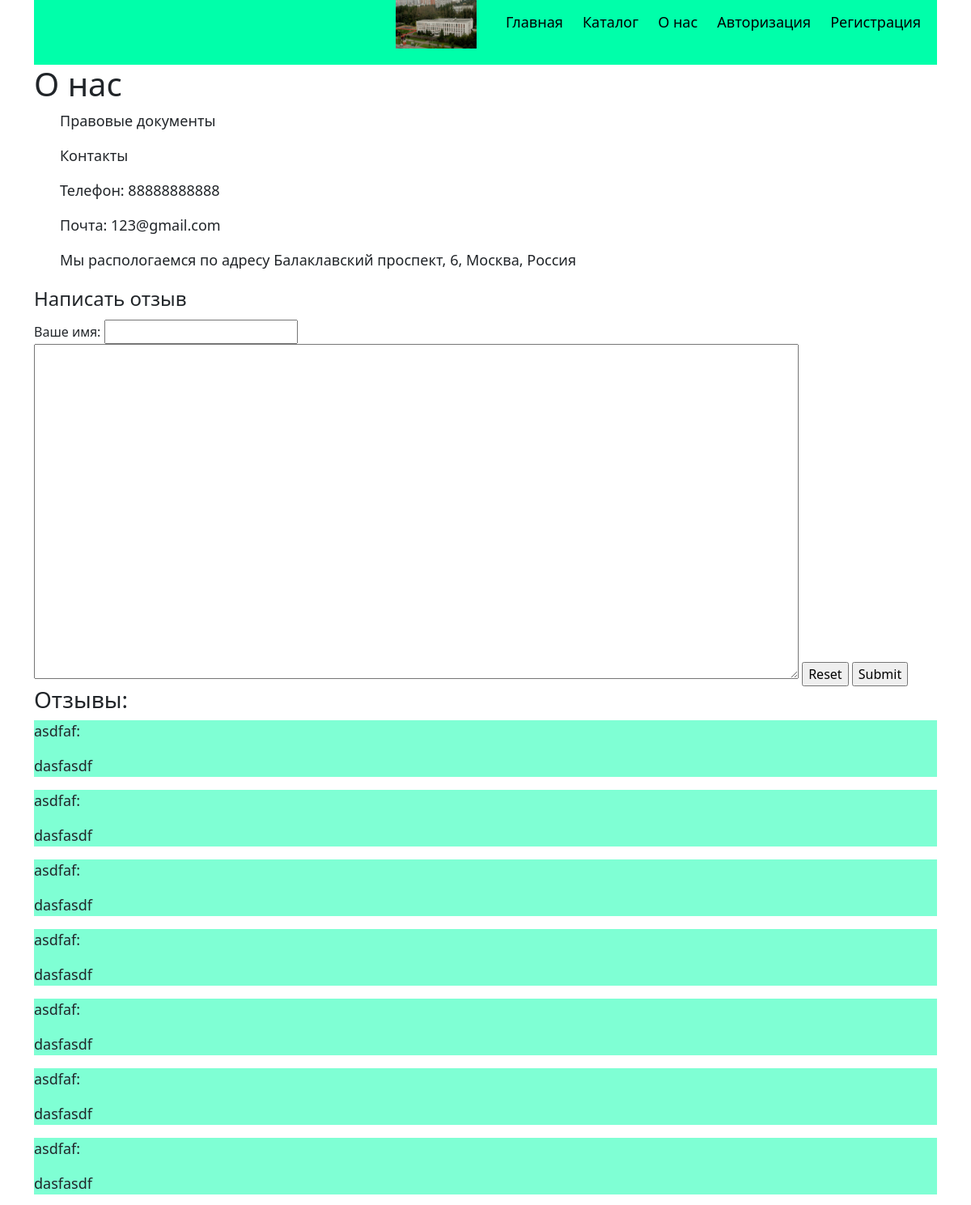
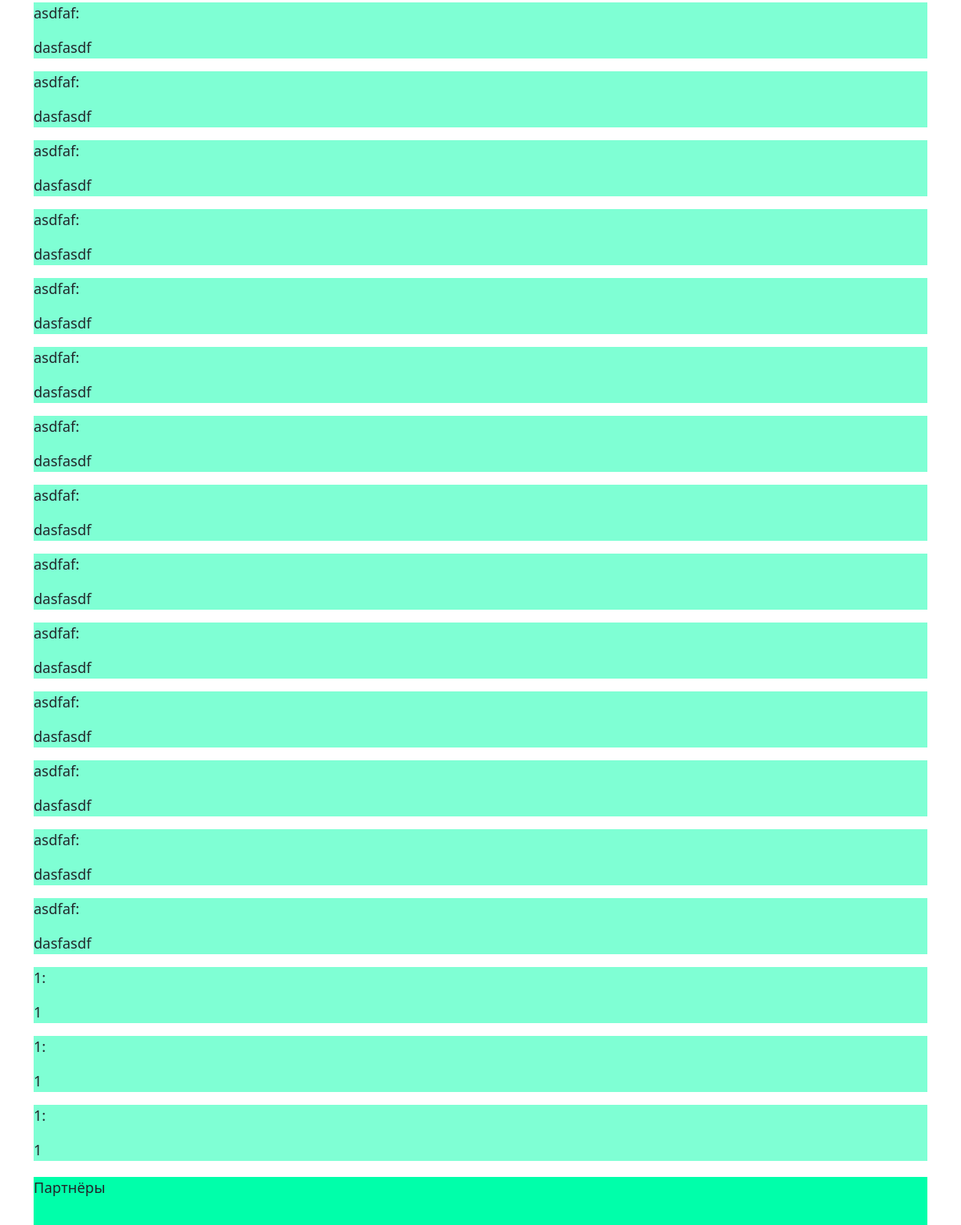
The app's page /about_us/, older data (2 pictures, top to bottom).
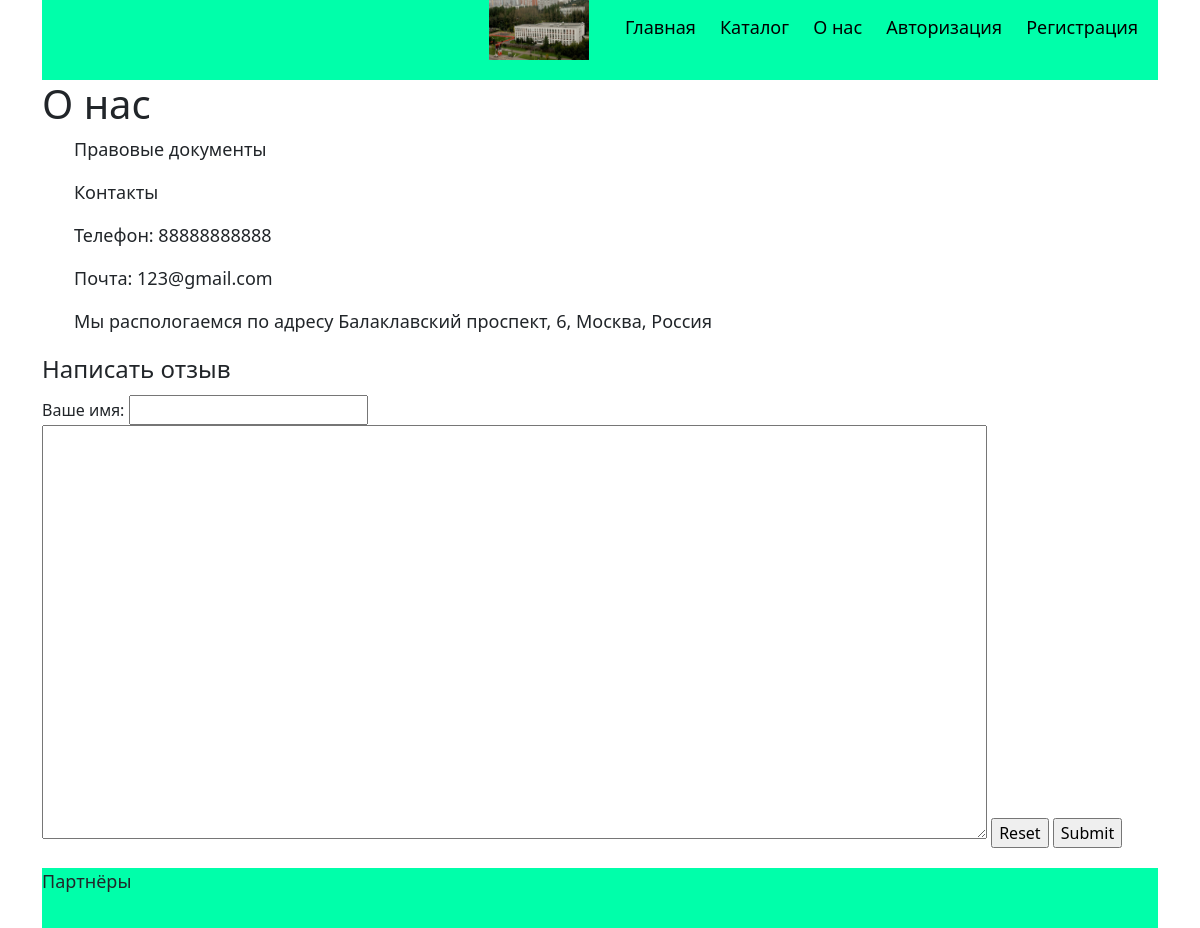
The same page, newer data.
### ORM.py (models this page shows)
class Feedback(db.Model):
    id = db.Column(db.Integer, primary_key=True)
    name = db.Column(db.String(200))
    review = db.Column(db.String(200))

### main.py (the view)
@app.route('/about_us/', methods=['GET', 'POST'])
def about_us():
    if request.method == 'POST':
        name = request.form.get('name')
        review = request.form.get('review')
        if name!='' and review!='':
            db.session.add(Feedback(name=name,review=review))
            db.session.commit()
    return render_template('About_us.html',feedback=Feedback.query.all())

### templates/About_us.html (shortened to what this page needs)
{% extends "base.html" %}
{% block content %}
        <h1>О нас</h1>
        <ul>
            <li><p>Правовые документы</p></li>
            <li><p>Контакты</p></li>
            <li><p>Телефон: 88888888888</p></li>
            <li><p>Почта: 123@gmail.com</p></li>
            <li><p>Мы распологаемся по адресу Балаклавский проспект, 6, Москва, Россия</p></li>
        </ul>
        <form method="post">
            <legend>Написать отзыв</legend>
            Ваше имя: <input type="text" name="name"> <br>
            <textarea name="review" id="" cols="100" rows="17"></textarea>
            <input type="reset">
            <input type="submit">
        </form>
        {% if feedback %}
            <div>
                <h3>Отзывы:</h3>
                {% for feed in feedback %}
                    <div class="feedback">
                        <p>{{feed.name+':'}}</p>
                        <p>{{feed.review}}</p>
                    </div>
                {% endfor %}
            </div>
        {% endif %}
{% endblock %}

### templates/base.html (shortened to what this page needs)
<!DOCTYPE html>
<html lang="en">
<head>
    <link href="https://cdn.jsdelivr.net/npm/bootstrap@5.1.3/dist/css/bootstrap.min.css" rel="stylesheet">
    <link rel="stylesheet" type="text/css" href="{{ url_for('static', filename='style.css') }}">
</head>
<body>
    <div class="container">
        <header>
            <img class='logot' src="{{ url_for('static', filename='log.jpg') }}" alt="Логотип"></a>
            <ul class="menu_links">
                <li class='menu_link'><a href="/">Главная</a></li>
                <li class='menu_link'><a href="/catalog/">Каталог</a></li>
                <li class='menu_link'><a href="/about_us/">О нас</a></li>
                {% if session['login'] %}
                    <li class='menu_link'><a href="/shopping_cart/">Корзина</a></li>
                    <li class='menu_link'><a href="/orders/">Заказы</a></li>
                    <li class='menu_link'><a href="/profile/">Профиль</a></li>
                    <li class='menu_link'><a href="/sign_out/">Выйти</a></li>
                {% else %}
                    <li class='menu_link'><a href="/sign_in/">Авторизация</a></li>
                    <li class='menu_link'><a href="/registration/">Регистрация</a></li>
                {% endif %}
            </ul>
        </header>
        <div>{% block content %}{% endblock %}</div>
        <footer>
            <p>Партнёры</p>
        </footer>
    </div>
</body>
</html>

### static/Style.css (style rules this page uses)
ul { list-style-type:none }
header { width: 100%; background-color: #0FA; height: 80px; text-align: right; }
footer { background-color: #0FA; height: 60px; margin-top: 20px; }
a { text-decoration: none; color: black; font-size: large; }
p { font-size: large; }
.logot { width: 100px; height: 60px; display: inline-block; }
.menu_links { margin-left: auto; margin-right: 0; display: inline-block; }
.menu_link { text-align: right; display: inline-block; margin-right: 20px; }
.container { margin: 0 auto; width: 100%; }

Row changes from the older to the newer data that the page shows:
removed Feedback: name "asdfaf:", review "dasfasdf"
removed Feedback: name "asdfaf:", review "dasfasdf"
removed Feedback: name "asdfaf:", review "dasfasdf"
removed Feedback: name "asdfaf:", review "dasfasdf"
removed Feedback: name "asdfaf:", review "dasfasdf"
removed Feedback: name "asdfaf:", review "dasfasdf"
removed Feedback: name "asdfaf:", review "dasfasdf"
removed Feedback: name "asdfaf:", review "dasfasdf"
removed Feedback: name "asdfaf:", review "dasfasdf"
removed Feedback: name "asdfaf:", review "dasfasdf"
removed Feedback: name "asdfaf:", review "dasfasdf"
removed Feedback: name "asdfaf:", review "dasfasdf"
removed Feedback: name "asdfaf:", review "dasfasdf"
removed Feedback: name "asdfaf:", review "dasfasdf"
removed Feedback: name "asdfaf:", review "dasfasdf"
removed Feedback: name "asdfaf:", review "dasfasdf"
removed Feedback: name "asdfaf:", review "dasfasdf"
removed Feedback: name "asdfaf:", review "dasfasdf"
removed Feedback: name "asdfaf:", review "dasfasdf"
removed Feedback: name "asdfaf:", review "dasfasdf"
removed Feedback: name "asdfaf:", review "dasfasdf"
removed Feedback: name "1:", review "1"
removed Feedback: name "1:", review "1"
removed Feedback: name "1:", review "1"
Text that changed along with them:
text no longer shown: "Отзывы:"
